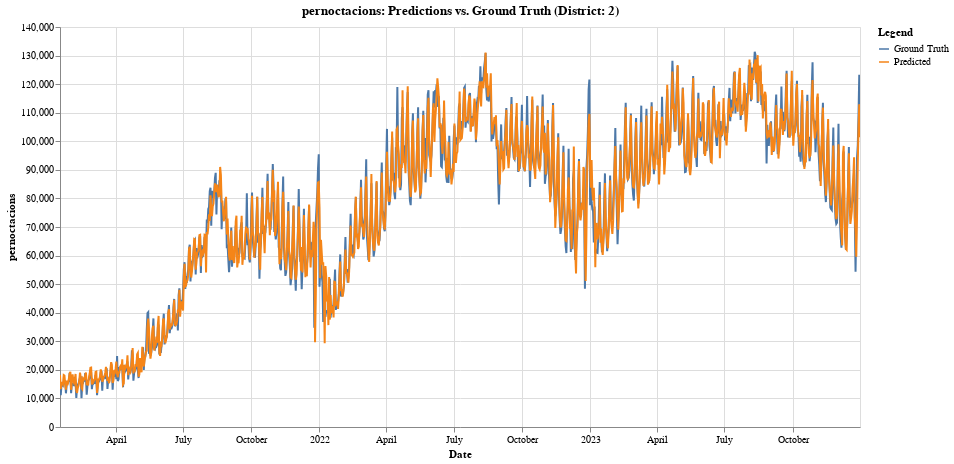

The cell this chart's notebook holds for it:
### Code cell
var_model.plot_predictions_vs_ground_truth(column="pernoctacions")

### Figure 1 — Vega-Lite specification as saved in the notebook (floating-point values rounded to 4 significant figures; data arrays with more than 128 entries replaced by an {"elided": "..."} marker saying what was removed)
{"config": {"view": {"continuousWidth": 300, "continuousHeight": 300}}, "data": {"name": "data-9397aa86240a00f75ad86c026a1e4607"}, "mark": {"type": "line"}, "encoding": {"color": {"field": "Type", "title": "Legend", "type": "nominal"}, "tooltip": [{"field": "Date", "type": "temporal"}, {"field": "Type", "type": "nominal"}, {"field": "pernoctacions", "type": "quantitative"}], "x": {"field": "Date", "title": "Date", "type": "temporal"}, "y": {"field": "pernoctacions", "title": "pernoctacions", "type": "quantitative"}}, "height": 400, "params": [{"name": "param_2", "select": {"type": "interval", "encodings": ["x", "y"]}, "bind": "scales"}], "title": "pernoctacions: Predictions vs. Ground Truth (District: 2)", "width": 800, "$schema": "https://vega.github.io/schema/vega-lite/v5.20.1.json", "datasets": {"data-9397aa86240a00f75ad86c026a1e4607": {"elided": "2160 records"}}}
